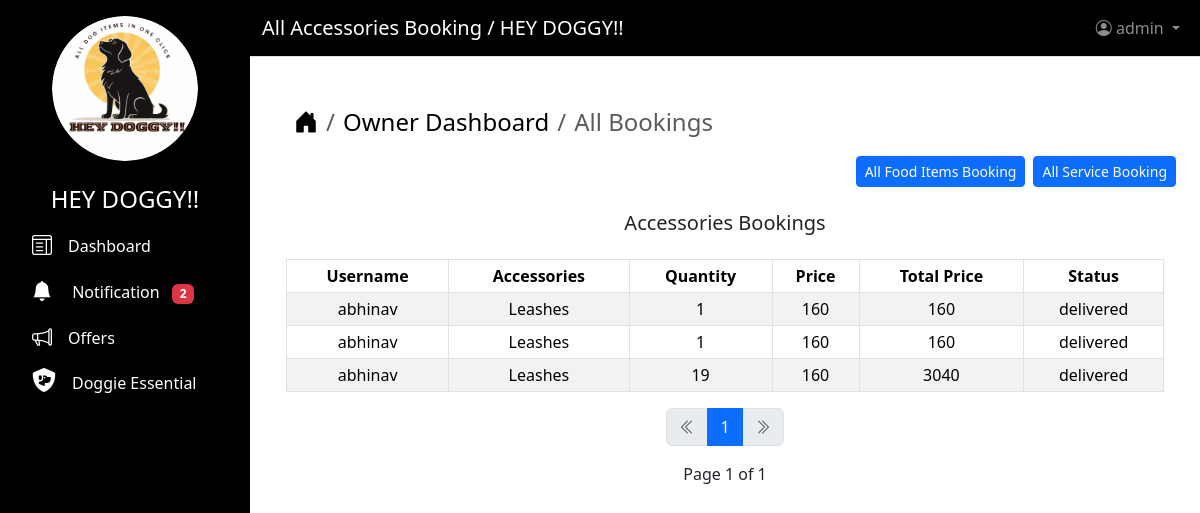
The page /view/Booking/accessories (signed in) on the database its author committed.
### users/models.py (models this page shows)
class CustomUser(AbstractUser):
    ROLE = (("SHOP OWNER", "SHOP OWNER"),)
    role = models.CharField(max_length=200, choices=ROLE, blank=True)

### shop/models.py (models this page shows, shortened)
class BookingAccessories(models.Model):
    STATUS = (("delivered", "Delivered"), ("not delivered", "Not Delivered"))
    PAYEMENT = (
        ("COD", "Cash on Delivery"),
        ("ONLINE", "Online Payment"),
    )
    total_stock = models.ForeignKey(
        Accessories,
        on_delete=models.CASCADE,
        related_name="stocks",
        null=True,
        blank=True,
    )
    username = models.ForeignKey(
        CustomUser, on_delete=models.CASCADE, null=True, blank=True
    )
    quantity = models.PositiveIntegerField(
        null=False, blank=False
    )  # This makes the field required
    accessories_name = models.ForeignKey(
        Accessories, on_delete=models.CASCADE, null=True, blank=True
    )
    price = models.PositiveIntegerField(null=True, blank=True)
    total_price = models.PositiveIntegerField(null=True, blank=True)
    address = models.CharField(max_length=200, null=True, blank=True)
    email = models.CharField(max_length=200, null=True, blank=True)
    date = models.DateTimeField(auto_now=True, editable=False)
    payement_mode = models.CharField(
        max_length=200,
        choices=PAYEMENT,
        null=True,
        blank=True,
        help_text="NB : If you choose online payment, after completing the payment you need to click  confirm button otherwise order will not be placed",
    )
    status = models.CharField(max_length=200, choices=STATUS, null=True, blank=True,default="not delivered")

class Accessories(models.Model):
    total_stock = models.PositiveIntegerField(null=False, blank=False, default=1)
    accessories_name = models.CharField(max_length=300)
    image = models.ImageField(upload_to="Accessories")
    price = models.PositiveIntegerField()
    username = models.ForeignKey(
        CustomUser, on_delete=models.CASCADE, blank=True, null=True
    )
    def __str__(self):
        return self.accessories_name

### shop/views.py (the view)
class BookedAccessoriesListView(LoginRequiredMixin, ListView):
    model = BookingAccessories
    paginate_by = 6
    ordering = ["-id"]
    template_name = "accessories_booking.html"
    context_object_name = "all_accessories"
    def dispatch(self, request, *args, **kwargs):
        if request.user.role != "SHOP OWNER":
            return redirect("403")
        return super().dispatch(request, *args, **kwargs)
    def get_context_data(self, **kwargs):
        context = super().get_context_data(**kwargs)
        context["page_title"] = "All  Accessories Booking"
        context["counts"] = Notification.objects.filter(
            is_read=False, username=self.request.user
        ).count()
        return context

### shop/templates/accessories_booking.html
{% extends "base.html" %}
{% block content %}
    {% if request.user.role == "SHOP OWNER" %}
        <div class="container ms-2 mt-4">
            <nav aria-label="breadcrumb">
                <ol class="breadcrumb fs-4">
                    <li class="breadcrumb-item">
                        <a href="{% url 'home' %}" class="text-decoration-none text-black"><i class="bi bi-house-door-fill"></i></a>
                    </li>
                    <li class="breadcrumb-item">
                        <a href="{% url 'shop_dashboard' %}"
                           class="text-decoration-none text-black">Owner Dashboard</a>
                    </li>
                    <li class="breadcrumb-item active" aria-current="page">All Bookings</li>
                </ol>
            </nav>
        </div>
        <div class="d-grid gap-2 d-md-flex justify-content-md-end">
            <a class="btn btn-primary btn-sm"
               href="{% url 'view_food_booking' %}"
               role="button">All Food Items Booking</a>
            <a class="btn btn-primary btn-sm"
               href="{% url 'view_service_booking' %}"
               role="button">All Service Booking</a>
        </div>
        <div class="container mt-4">
            {% if all_accessories %}
                <h5 class="text-center">Accessories Bookings</h5>
                <table class="table table-striped table-bordered table-hover table-sm mt-4">
                    <thead>
                        <tr class="text-center">
                            <th>Username</th>
                            <th>Accessories</th>
                            <th>Quantity</th>
                            <th>Price</th>
                            <th>Total Price</th>
                            <th>Status</th>
                        </tr>
                    </thead>
                    <tbody>
                        {% for all_accessorie in all_accessories %}
                            <tr class="text-center">
                                <td>{{ all_accessorie.username }}</td>
                                <td>{{ all_accessorie.accessories_name }}</td>
                                <td>{{ all_accessorie.quantity }}</td>
                                <td>{{ all_accessorie.price }}</td>
                                <td>{{ all_accessorie.total_price }}</td>
                                <td>{{ all_accessorie.status }}</td>
                            </tr>
                        {% endfor %}
                    </tbody>
                </table>
                {% include "pagination.html" %}
            {% else %}
                <div class="alert alert-success text-center" role="alert">Currently No Accessories Booked!!</div>
            {% endif %}
        </div>
    {% endif %}
{% endblock content %}

### users/templates/base.html (shortened to what this page needs)
<!DOCTYPE html>
<html lang="en">
  <head>
    {% load static %}
    <link href="https://cdnjs.cloudflare.com/ajax/libs/font-awesome/6.5.0/css/all.min.css"
          rel="stylesheet">
    <link rel="stylesheet"
          href="https://cdn.jsdelivr.net/npm/bootstrap-icons@1.11.3/font/bootstrap-icons.min.css">
    <link rel="stylesheet"
          href="https://cdnjs.cloudflare.com/ajax/libs/bootstrap/5.3.2/css/bootstrap.min.css" />
  </head>
  <body>
    <nav class="sidebar text-white p-3">
      <div class="d-grid col-8 mx-auto">
        <img src="{% static 'image/09.png' %}"
             alt="Logo"
             class="img-fluid rounded-circle"
             height="100"
             width="160">
      </div>
      <ul class="nav flex-column">
        <li class="nav-item">
          <h4 class="text-center mt-4">HEY DOGGY!!</h4>
        </li>
        <li class="nav-item">
          <a class="nav-link active text-decoration-none text-white"
             href="{% url 'dashboard' %}">
            <i class="bi bi-layout-text-window fs-5"></i><span class="ms-3">Dashboard</span>
          </a>
        </li>
        <li class="nav-item">
          <a class="nav-link active text-decoration-none text-white"
             href="{% url 'notification' %}">
            <i class="bi bi-bell-fill fs-5"></i>
            <span class="ms-3">Notification</span>
            <span class="badge bg-danger ms-2">{{ counts }}</span>
          </a>
        </li>
        <li class="nav-item">
          <a class="nav-link active text-decoration-none text-white"
             href="{% url 'view_offers' %}">
            <i class="bi bi-megaphone fs-5"></i><span class="ms-3">Offers</span>
          </a>
        </li>
        <li class="nav-item">
          <a class="nav-link active text-decoration-none text-white"
             href="{% url 'view_shop' %}">
            <i class="fa-solid fa-shield-dog fs-4"></i><span class="ms-3">Doggie Essential</span>
          </a>
        </li>
      </ul>
    </nav>
    <div class="main-content">
      <nav class="navbar navbar-expand-lg navbar-dark border-bottom"
           style="background-color: #000000">
        <div class="container-fluid">
          <a class="navbar-brand text-white" href="#">{{ page_title }} / HEY DOGGY!!</a>
          <ul class="navbar-nav ms-auto">
            <li class="nav-item dropdown">
              <a class="nav-link dropdown-toggle"
                 href="#"
                 id="navbarDropdown"
                 role="button"
                 data-bs-toggle="dropdown">
                <i class="bi bi-person-circle"></i> {{ user }}
              </a>
            </li>
          </ul>
        </div>
      </nav>
      <div class="content-area p-4">
        {% block content %}
        {% endblock content %}
      </div>
    </div>
  </body>
</html>

### users/templates/base.html (style rules this page uses)
body { margin: 0; padding: 0; overflow-x: hidden; }
nav.sidebar { position: fixed; top: 0; left: 0; height: 100vh; width: 250px; background-color: #000000; color: white; z-index: 1000; overflow-y: auto; }
nav.sidebar .nav-link { transition: background-color 0.3s ease, color 0.3s ease; }
.main-content { margin-left: 250px; width: calc(100% - 250px); }
nav.navbar { position: fixed; top: 0; left: 250px; width: calc(100% - 250px); z-index: 1001; }
.content-area { margin-top: 56px; }

### rows shown on the page
CustomUser: username "admin"
BookingAccessories: username "abhinav", accessories_name "Leashes", quantity "1", price "160", total_price "160", status "delivered"
BookingAccessories: username "abhinav", accessories_name "Leashes", quantity "1", price "160", total_price "160", status "delivered"
BookingAccessories: username "abhinav", accessories_name "Leashes", quantity "19", price "160", total_price "3040", status "delivered"

### other values the page prints
{{ counts }} "2"
{{ page_title }} "All Accessories Booking"
{{ i }} "1"
{{ page_obj.number }} "1"
{{ page_obj.paginator.num_pages }} "1"
